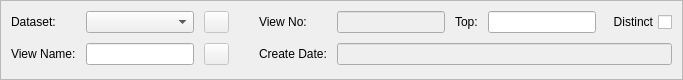
    <widget class="QFrame" name="frame">
     <property name="maximumSize">
      <size>
       <width>16777215</width>
       <height>80</height>
      </size>
     </property>
     <property name="frameShape">
      <enum>QFrame::StyledPanel</enum>
     </property>
     <property name="frameShadow">
      <enum>QFrame::Raised</enum>
     </property>
     <layout class="QHBoxLayout" name="horizontalLayout_6">
      <property name="spacing">
       <number>30</number>
      </property>
      <property name="leftMargin">
       <number>10</number>
      </property>
      <property name="topMargin">
       <number>10</number>
      </property>
      <property name="rightMargin">
       <number>10</number>
      </property>
      <property name="bottomMargin">
       <number>10</number>
      </property>
      <item>
       <layout class="QFormLayout" name="formLayout_2">
        <property name="horizontalSpacing">
         <number>10</number>
        </property>
        <property name="verticalSpacing">
         <number>10</number>
        </property>
        <item row="0" column="0">
         <widget class="QLabel" name="label">
          <property name="text">
           <string>Dataset:</string>
          </property>
         </widget>
        </item>
        <item row="0" column="1">
         <layout class="QHBoxLayout" name="horizontalLayout">
          <property name="spacing">
           <number>10</number>
          </property>
          <item>
           <widget class="QComboBox" name="cbbViewDataSet"/>
          </item>
          <item>
           <widget class="QPushButton" name="btnViewDataSetRun">
            <property name="enabled">
             <bool>false</bool>
            </property>
            <property name="maximumSize">
             <size>
              <width>25</width>
              <height>25</height>
             </size>
            </property>
            <property name="text">
             <string/>
            </property>
            <property name="icon">
             <iconset resource="images.qrc">
              <normaloff>:/images/images/eye.png</normaloff>:/images/images/eye.png</iconset>
            </property>
            <property name="iconSize">
             <size>
              <width>20</width>
              <height>20</height>
             </size>
            </property>
           </widget>
          </item>
         </layout>
        </item>
        <item row="1" column="0">
         <widget class="QLabel" name="label_2">
          <property name="text">
           <string>View Name:</string>
          </property>
         </widget>
        </item>
        <item row="1" column="1">
         <layout class="QHBoxLayout" name="horizontalLayout_5">
          <property name="spacing">
           <number>10</number>
          </property>
          <item>
           <widget class="QLineEdit" name="leViewName"/>
          </item>
          <item>
           <widget class="QPushButton" name="btnViewDuplicate">
            <property name="enabled">
             <bool>false</bool>
            </property>
            <property name="maximumSize">
             <size>
              <width>25</width>
              <height>25</height>
             </size>
            </property>
            <property name="text">
             <string/>
            </property>
            <property name="icon">
             <iconset resource="images.qrc">
              <normaloff>:/images/images/duplicate.png</normaloff>:/images/images/duplicate.png</iconset>
            </property>
            <property name="iconSize">
             <size>
              <width>20</width>
              <height>20</height>
             </size>
            </property>
           </widget>
          </item>
         </layout>
        </item>
       </layout>
      </item>
      <item>
       <layout class="QFormLayout" name="formLayout">
        <property name="horizontalSpacing">
         <number>10</number>
        </property>
        <property name="verticalSpacing">
         <number>10</number>
        </property>
        <item row="0" column="0">
         <widget class="QLabel" name="label_4">
          <property name="text">
           <string>View No:</string>
          </property>
         </widget>
        </item>
        <item row="0" column="1">
         <layout class="QHBoxLayout" name="horizontalLayout_2">
          <property name="spacing">
           <number>10</number>
          </property>
          <item>
           <widget class="QLineEdit" name="leViewId">
            <property name="enabled">
             <bool>false</bool>
            </property>
            <property name="minimumSize">
             <size>
              <width>102</width>
              <height>0</height>
             </size>
            </property>
           </widget>
          </item>
          <item>
           <widget class="QLabel" name="label_3">
            <property name="text">
             <string>Top:</string>
            </property>
           </widget>
          </item>
          <item>
           <widget class="QLineEdit" name="leViewTop"/>
          </item>
          <item>
           <widget class="QCheckBox" name="cbViewDuplicate">
            <property name="layoutDirection">
             <enum>Qt::RightToLeft</enum>
            </property>
            <property name="text">
             <string>Distinct</string>
            </property>
           </widget>
          </item>
         </layout>
        </item>
        <item row="1" column="0">
         <widget class="QLabel" name="label_5">
          <property name="text">
           <string>Create Date:</string>
          </property>
         </widget>
        </item>
        <item row="1" column="1">
         <widget class="QLineEdit" name="leViewCreateDate">
          <property name="enabled">
           <bool>false</bool>
          </property>
         </widget>
        </item>
       </layout>
      </item>
     </layout>
    </widget>
